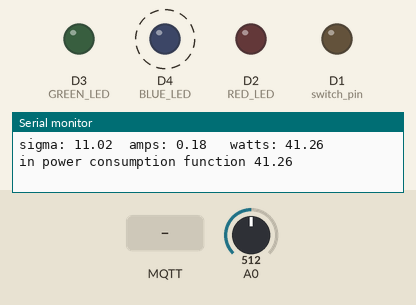
Bench run of a sketch on a simulated ESP8266 (NodeMCU). Parts: output pins drawn as LEDs (lit = HIGH), the last lines printed to the serial monitor. Dashed ring = blinking. The test bench sets the inputs (shaded band); at power-on: A0 = 512. WiFi joins after 1.5 s; servers stay silent unless stated; no MQTT or app messages arrive unless stated.

Above: at 2.7 s.
2.8 s: MQTT message "0" arrives on the second subscribed topic
At 4.3 s:
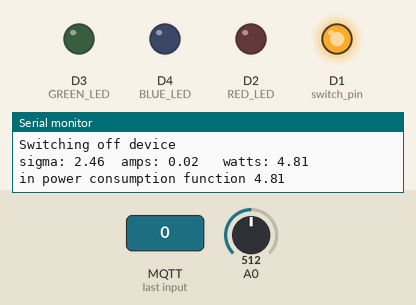
5.8 s: MQTT message "1" arrives on the second subscribed topic
At 7.3 s:
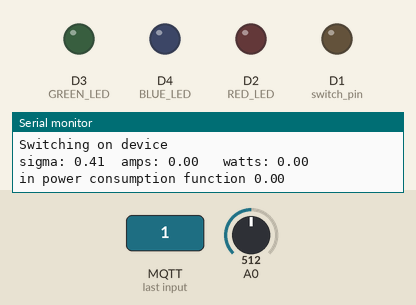
8.8 s: MQTT message "1" arrives on the first subscribed topic
Timing chart, 0 to 17.8 s (numbered marks = the images above; inputs shaded):
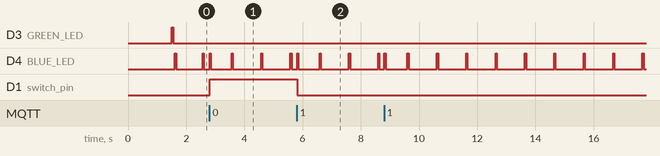

The sketch:

ESP8266.ino
```cpp
//power usage calculator calibrated on esp8266
//ASC712 5v -----> 5.5 to 3.3 logic converter -----> A(0) ESP8266

#include <Filters.h>
#include <ESP8266WiFi.h>
#include <PubSubClient.h>
#include <stdio.h>

#define DEBUG 1
#define PUB_DEBUG 0
#define POWER_DEBUG 1


//==================pins mapping==================
/*
static const uint8_t D0   = 16;
static const uint8_t D1   = 5;
static const uint8_t D2   = 4;
static const uint8_t D3   = 0;
static const uint8_t D4   = 2;
static const uint8_t D5   = 14;
static const uint8_t D6   = 12;
static const uint8_t D7   = 13;
static const uint8_t D8   = 15;
static const uint8_t D9   = 3;
static const uint8_t D10  = 1;
 */

//==================currrent calculator==================
RunningStatistics inputStats;                 // create statistics to look at the raw test signal
float testFrequency = 60;                     // test signal frequency (Hz)
float windowLength = 20.0 / testFrequency;   // how long to average the signal, for statistist
int sensorValue = 0;

const int sigma_first_threshold = 20.0;
const float intercept_first = -.0245; // to be adjusted based on calibration testing
const float slope_first = .0185; // to be adjusted based on calibration testing


const int sigma_second_threshold = 50.0;
const float intercept_second = -.2942; // to be adjusted based on calibration testing
const float slope_second = .0192; // to be adjusted based on calibration testing

//sigma > 50
const float intercept = -.0781; // to be adjusted based on calibration testing
const float slope = .0179; // to be adjusted based on calibration testing

const int voltage = 230;
unsigned long sampling_period = 1000; // in milliseconds
// Track time in milliseconds since last reading
unsigned long previousMillis = 0;

//==================switch==================
const int switch_pin = D1;
const int switch_start_value = 0;
const int min_switching_period = 500;


//==================wifi==================
WiFiClient wifiClient;
const char * SSID = "";
const char * PASSWORD = "";
const int wait_for_connection_millis = 100;


//==================mqtt==================
PubSubClient mqtt_client(wifiClient);
const int mqtt_reconnect_timeout = 2000;
const char* mqtt_server = "192.168.1.10";  //rpi address
const int mqtt_buffer_size = 100;
const int my_ID = 1;
//channels
const char* switch_topic_sub = "/switches/request";
const char* switch_topic_pub = "/switches/response";

const char* power_consumption_topic_pub = "/power/response";

const char* switch_state_topic_sub = "/switches/state/request";
const char* switch_state_topic_pub = "/switches/state/response";

//==================led diodes==================
const int BLUE_LED = D4;
const int GREEN_LED = D3;
const int RED_LED = D2;

const int main_loop_delay = 10;
void setup() {
  Serial.begin( 57600 );

  setLED();

  //init switch
  pinMode(switch_pin, OUTPUT);
  digitalWrite(switch_pin, switch_start_value);
  //init statistics
  inputStats.setWindowSecs( windowLength );

  init_WiFi();
  init_mqtt();
}

void loop() {
  sensorValue = analogRead(A0);  // read the analog in value:
  inputStats.input(sensorValue);  // push to Stats function

  double power = calculate_power_consumption(); //if time between two invokes is too short returns -1
  if (power > -1)
  {
    mqtt_publish(power_consumption_topic_pub, power);
  }

  mqtt_client.loop();
  delay(main_loop_delay);
  //non-blocking delay
  /*
  long cur_millis = millis();
  while(millis() - cur_millis < main_loop_delay)
  {
    yield();//give esp8266 some time
  }
  */
}


//---------------------------functions------------------------

void setLED()
{
  pinMode(BLUE_LED, OUTPUT);
  digitalWrite(BLUE_LED, LOW);
  pinMode(GREEN_LED, OUTPUT);
  digitalWrite(GREEN_LED, LOW);
  pinMode(RED_LED, OUTPUT);
  digitalWrite(RED_LED, LOW);

  pinMode(LED_BUILTIN, OUTPUT);
  digitalWrite(LED_BUILTIN, LOW);
}

void init_WiFi()
{
  WiFi.begin(SSID, PASSWORD);

  Serial.print("Connecting");
  while (WiFi.status() != WL_CONNECTED)
  {
    long mils = millis();
    while (millis() - mils < wait_for_connection_millis)
    {
      digitalWrite(~digitalRead(LED_BUILTIN), LOW);
      yield(); //leave thread
    }
  }
  Serial.print("Connected, IP address: ");
  Serial.println(WiFi.localIP());
  digitalWrite(GREEN_LED, HIGH);
  digitalWrite(LED_BUILTIN, LOW);
  delay(50);
  digitalWrite(GREEN_LED, LOW);
}

void init_mqtt()
{
  mqtt_client.setServer(mqtt_server, 1883);
  mqtt_client.setCallback(mqtt_callback);
}

void mqtt_callback(char* topic, byte* payload, unsigned int length) {
  Serial.print("Message in topic [");
  Serial.print(topic);
  Serial.print("] ");
  Serial.println("arrived. Message:");
  for (int i = 0; i < length; i++) {
    Serial.print((char)payload[i]);
  }
  Serial.println();
  if (strcmp(topic, switch_topic_sub) == 0)
  {
    if (char(payload[0]) == '1')
    {
      Serial.println("Switching on device");
      digitalWrite(switch_pin, LOW);
      mqtt_publish(switch_topic_pub, "1;OK");
    } else if (char(payload[0]) == '0')
    {
      Serial.println("Switching off device");
      digitalWrite(switch_pin, HIGH);
      mqtt_publish(switch_topic_pub, "0;OK");
    }
  } else if (strcmp(topic, switch_state_topic_sub) == 0)
  {
    Serial.println("Server wants to know switch state.");
    mqtt_publish(switch_state_topic_pub, digitalRead(switch_pin));
  } else
  {
    Serial.println("Not my topic");
  }
}
//invoked by mqtt_publish before publish
bool check_mqtt_connection()
{
  if (!mqtt_client.connected()) {
    return mqtt_reconnect();
  }
  return 1;
}

void mqtt_publish(const char* topic, int value)
{
  char buffer[10];
  snprintf(buffer, 10, "%d", value);
  mqtt_publish(topic, buffer);
}
void mqtt_publish(const char* topic, double value)
{
  char buf[10];
  snprintf(buf, 10, "%.2f", value);
  mqtt_publish(topic, buf);
}


void mqtt_publish(const char* topic, char * message)
{
  if (!check_mqtt_connection())
  {
    return;
  }

  //mqtt - reconnect if needed and publish power consumption value
  char buffer[mqtt_buffer_size];
  memset(buffer, 0, mqtt_buffer_size);
  snprintf (buffer, mqtt_buffer_size, "%d:%s", my_ID, message);
  int retr = mqtt_client.publish(topic, buffer);
  //retr == 1 success, otherwise failed to send
#if PUB_DEBUG
  Serial.println(my_ID);
  Serial.print( "\t>");
  Serial.print(message);
  Serial.print( "<\n");

  Serial.print("Publish message: ");
  Serial.print(buffer);
  Serial.print("\nto topic ");
  Serial.println(topic);
  Serial.print("\t publish result ");
  Serial.println(retr);
#endif
  digitalWrite(BLUE_LED, HIGH);
  delay(40);
  digitalWrite(BLUE_LED, LOW);
}

bool mqtt_reconnect() {
  int max_connecting_attemts = 3;
  while (!mqtt_client.connected()) {
    if (!max_connecting_attemts)
    {
      break;
    }

    Serial.print("Attempting MQTT connection");
    if (mqtt_client.connect("ESP8266Client")) {
      mqtt_client.subscribe(switch_state_topic_sub);
      mqtt_client.subscribe(switch_topic_sub);

      digitalWrite(RED_LED, LOW);

#if DEBUG
      Serial.println("...\tmqtt connected");
      Serial.print("Subscribed to: ");
      Serial.print(switch_state_topic_sub);
      Serial.print(", ");
      Serial.print(switch_topic_sub);
      Serial.println();
#endif

      return 1;
    } else {
      digitalWrite(RED_LED, HIGH);
      max_connecting_attemts--;
#if DEBUG
      Serial.print("failed, rc=");
      Serial.print(mqtt_client.state());
      Serial.print(" try again in ");
      Serial.print(mqtt_reconnect_timeout / 1000);
      Serial.println(" seconds.");
#endif

      long mils = millis();
      while (millis() - mils < mqtt_reconnect_timeout )
      {
#if DEBUG
        Serial.print(".");
#endif
        yield();
      }
    }
  }
#if DEBUG
  Serial.print("Couldn't connect to broker for ");
  Serial.print(max_connecting_attemts);
  Serial.println(" times.");
#endif
  return 0; //failed to connect for max_connecting_attmept times
}
double calculate_power_consumption()
{
  //calculate power consumption only when sampling_period passed
  if ((unsigned long)(millis() - previousMillis) < sampling_period)
    return -1;

  previousMillis = millis();   // update time

  // convert signal sigma value to current in amps
  double sigma = inputStats.sigma();
  double current_amps = 0;

  if(sigma > sigma_second_threshold)
  {
    current_amps = intercept + slope * sigma;
  } else if(sigma > sigma_first_threshold)
  {
    //sigma >20 && <=50
    current_amps = intercept_second + slope_second * sigma;
  }else
  {
    //sigma <= 20
    current_amps = intercept_first + slope_first * sigma;
  }

  current_amps = max(0.0, current_amps);  //discard negative readings

  double power = current_amps * voltage;
#if POWER_DEBUG
  Serial.print( "sigma: " );
  Serial.print( sigma );
  Serial.print( "\tamps: " );
  Serial.print( current_amps );
  Serial.print("\t watts: ");
  Serial.print( current_amps * voltage);
  Serial.print( "\n" );

  Serial.print("in power consumption function ");
  Serial.println(power);
#endif
  return power;
}
```

Measured:
- after the input at 2.8 s, D1 (switch_pin): LOW → HIGH at once
- after the input at 5.8 s, D1 (switch_pin): HIGH → LOW at once
